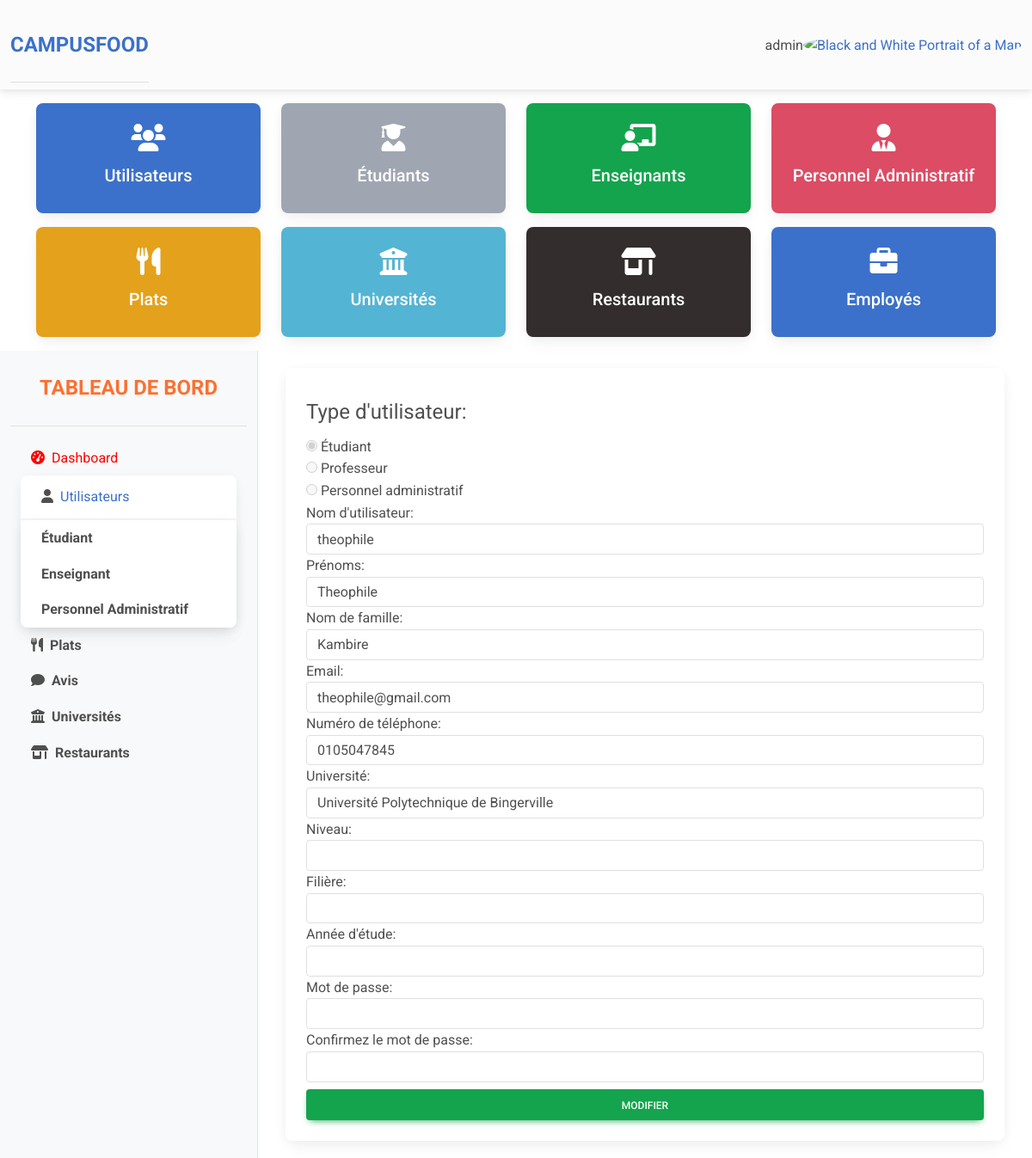
/my-admin/modifier-etudiant/1 (signed in), run on the app's committed database.
### cfoodapp/models.py (models this page shows, shortened)
class CustomUser(AbstractUser):
    TYPE_UTILISATEUR_CHOICES = [
        ('etudiant', 'Étudiant'),
        ('professeur', 'Professeur'),
        ('adminpersonnel', 'Personnel administratif'),
    ]
    type_utilisateur = models.CharField(max_length=20, choices=TYPE_UTILISATEUR_CHOICES, default='etudiant')
    numero = models.CharField(max_length=15, blank=True)
    choix_universite = (
        ('UPB', 'Université Polytechnique de Bingerville'),
        ('UIA', 'Institut Universitaire dAbidjan'),
        ('UNA', 'Université Nangui Abrogoua'),
        ('UFHB', 'Université Felix Houphouet Boigny'),
    )
    universite = models.CharField(max_length=255, choices=choix_universite, blank=True)
    groups = models.ManyToManyField(Group, related_name='custom_user_groups')
    user_permissions = models.ManyToManyField(Permission, related_name='custom_user_permissions')

### admin_app/views.py (the view, shortened to what this page needs)
# urls.py: path('modifier-etudiant/<int:pk>', UpdateEtudiant.as_view(), name="modifier-etudiant"), #root ppour l edit d un etudiant qu on veut modifier, tenir compte de l id
class UpdateEtudiant(UpdateView):
    model = CustomUser
    form_class = EtudiantForm
    template_name = 'update_form/etudiant-form.html'
    success_url = reverse_lazy('all-etudiants')  # Remplacez par l'URL souhaitée

### admin_app/templates/update_form/etudiant-form.html (shortened to what this page needs)
{% extends "partials/base.html" %}
{% block content %}
<div class="dashboard-content col-lg-9 col-md-8" id="content-wrapper">
    <div class="container">
        <div class="row">
            <div class="col-md-12">
                <div class="card">
                    <div class="card-body mt-2">
                        <form action="" method="POST">
                            {{form}}
                            <button class="btn btn-success btn-block mt-2">Modifier</button>
                        </form>
                    </div>
                </div>
            </div>
        </div>
    </div>
</div>
{% endblock  %}

### admin_app/templates/_navadmin.html (shortened to what this page needs)
<nav class="navbar navbar-expand-lg navbar-light bg-body-tertiary">
    <div class="container-fluid">
      <div class="collapse navbar-collapse" id="navbarSupportedContent">
        <div class="sidebar-heading text-center py-4 primary-text fs-4 fw-bold text-uppercase border-bottom" ><a href="{% url "dashboard" %}">CAMPUSFOOD</a></div>
      </div>
      <div class="d-flex align-items-center">
        {% if user.is_authenticated %}
        <span>{{user.username}}</span>
        {% endif %}
        <div class="dropdown">
          <a
            data-mdb-dropdown-init
            class="dropdown-toggle d-flex align-items-center hidden-arrow"
            href="#"
            id="navbarDropdownMenuAvatar"
            role="button"
            aria-expanded="false"
          >
            <img
              src="https://mdbcdn.b-cdn.net/img/new/avatars/2.webp"
              class="rounded-circle"
              height="25"
              alt="Black and White Portrait of a Man"
              loading="lazy"
            />
          </a>
        </div>
      </div>
    </div>
</nav>
{% if user.is_authenticated %}
<div class="container mt-3">
  <div class="row">
      <div class="col-lg-3 col-md-4">
          <div class="card text-white bg-primary mb-3">
              <div class="card-body text-center">
                  <i class="fas fa-users fa-2x mb-3"></i>
                  <h5 class="card-title">{{ total_users }} Utilisateurs</h5>
              </div>
          </div>
      </div>
      <div class="col-lg-3 col-md-4">
          <div class="card text-white bg-secondary mb-3">
              <div class="card-body text-center">
                  <i class="fas fa-user-graduate fa-2x mb-3"></i>
                  <h5 class="card-title">{{ total_etudiants }} Étudiants</h5>
              </div>
          </div>
      </div>
      <div class="col-lg-3 col-md-4">
          <div class="card text-white bg-success mb-3">
              <div class="card-body text-center">
                  <i class="fas fa-chalkboard-teacher fa-2x mb-3"></i>
                  <h5 class="card-title">{{ total_enseignants }} Enseignants</h5>
              </div>
          </div>
      </div>
      <div class="col-lg-3 col-md-4">
          <div class="card text-white bg-danger mb-3">
              <div class="card-body text-center">
                  <i class="fas fa-user-tie fa-2x mb-3"></i>
                  <h5 class="card-title">{{ total_personnel }} Personnel Administratif</h5>
              </div>
          </div>
      </div>
      <div class="col-lg-3 col-md-4">
          <div class="card text-white bg-warning mb-3">
              <div class="card-body text-center">
                  <i class="fas fa-utensils fa-2x mb-3"></i>
                  <h5 class="card-title">{{ total_plats }} Plats</h5>
              </div>
          </div>
      </div>
      <div class="col-lg-3 col-md-4">
          <div class="card text-white bg-info mb-3">
              <div class="card-body text-center">
                  <i class="fas fa-university fa-2x mb-3"></i>
                  <h5 class="card-title">{{ total_universites }} Universités</h5>
              </div>
          </div>
      </div>
      <div class="col-lg-3 col-md-4">
          <div class="card text-white bg-dark mb-3">
              <div class="card-body text-center">
                  <i class="fas fa-store-alt fa-2x mb-3"></i>
                  <h5 class="card-title">{{ total_restaurants }} Restaurants</h5>
              </div>
          </div>
      </div>
      <div class="col-lg-3 col-md-4">
          <div class="card text-white bg-primary mb-3">
              <div class="card-body text-center">
                  <i class="fas fa-briefcase fa-2x mb-3"></i>
                  <h5 class="card-title">{{ total_employes }} Employés</h5>
              </div>
          </div>
      </div>
  </div>
</div>
{% endif %}

### admin_app/templates/partials/base.html (style rules this page uses)
#content-wrapper { min-height: 100vh; background-color: #fff; }
.dashboard-content { padding: 20px; }
.sidebar-heading { color: rgb(250, 113, 49) }

### data on the page
CustomUser: username "admin"
CustomUser: type_utilisateur "☑ Étudiant ☐ Professeur ☐ Personnel administratif", username "theophile", first_name "Theophile", last_name "Kambire", email "theophile@gmail.com", numero "0105047845", universite "Université Polytechnique de Bingerville"
